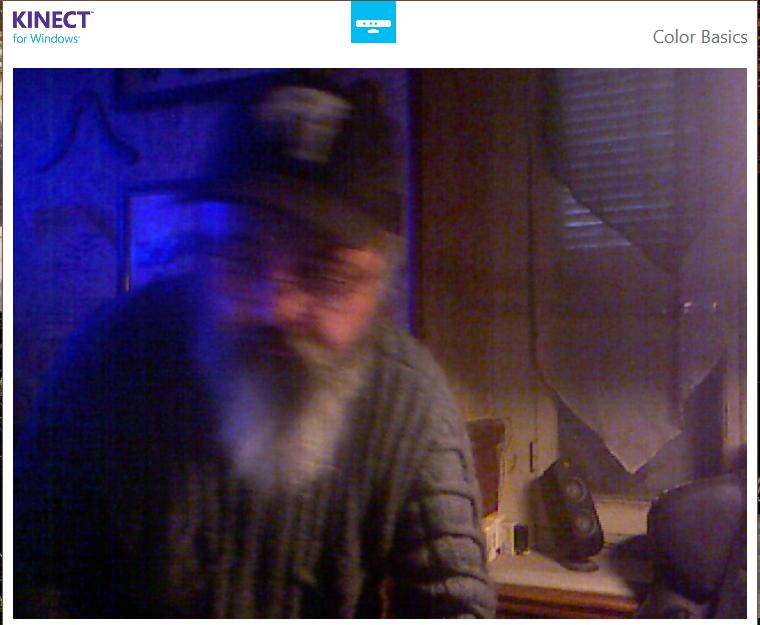
#> input picture archives/colorbasics_capture.jpg, 760 x 625 px
$ python -i kinect_headtracker.py   (imports and definitions only)
#> lines starting #> are read from the running program, lines starting #| are printed output that depends on the picture; after the words box and inside, x2 and y2 are one past the last pixel; in counts of white or black regions, pixels touching at a corner belong together
#> further down, picture is the input picture: shape (625, 760, 3); mean B, G, R 90.8, 68.4, 83.6
"""
kinect_headtracker.py - Head tracking par centroide de zone tete
Pas de detection de visage - suit le centre de masse de la zone haute gauche
"""
import ctypes, ctypes.wintypes, cv2, numpy as np, time
from PIL import ImageGrab

# [1 line that did not run here, left out]
SIGNAL_FILE = "C:\\\\Kinect\\\\head_signal.txt"
COOLDOWN    = 2.0
HIST_LEN    = 20

# [21 lines left out: functions find_colorbasics, get_bbox, write_signal, not called in this run]

def get_skin_centroid(frame):
    """Detecte la zone de peau et retourne le centroide Y"""
    hsv = cv2.cvtColor(frame, cv2.COLOR_BGR2HSV)
#> hsv: shape (625, 760, 3); mean H, S, V 94.7, 118.7, 103.3
    # Masque couleur peau (large pour couvrir eclairages varies)
    mask = cv2.inRange(hsv, np.array([0, 20, 50]), np.array([25, 180, 255]))
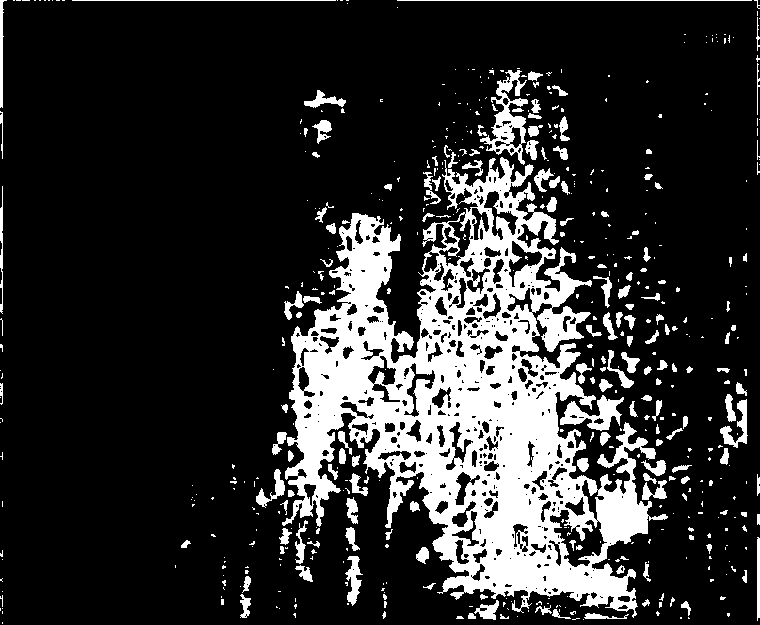
#> mask: shape (625, 760); 18.8% white; 533 white regions (370 under 20 px), largest, box (x1, y1, x2, y2) and area: (282, 157, 668, 618) 70464, (480, 70, 528, 165) 1590, (560, 395, 624, 431) 1022
    # Focus sur la moitie gauche + haut de l image (la ou est la tete)
    h, w = mask.shape
#> h = 625; w = 760
    roi  = mask[:int(h*0.75), :int(w*0.65)]
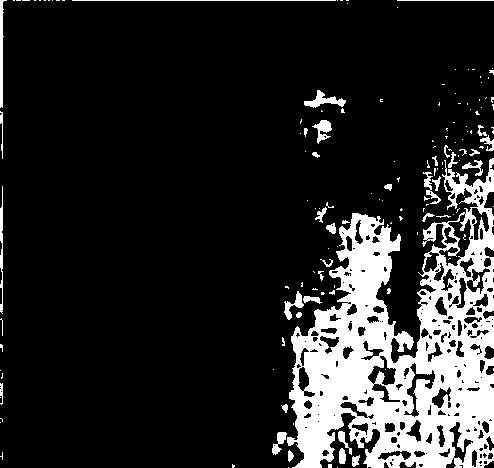
#> roi: shape (468, 494); 15.5% white; 149 white regions (112 under 20 px), largest, box (x1, y1, x2, y2) and area: (287, 158, 494, 468) 31802, (0, 0, 7, 108) 331, (304, 90, 346, 108) 305
    # Erosion pour enlever bruit
    kernel = np.ones((5,5), np.uint8)
    roi    = cv2.erode(roi, kernel, iterations=1)
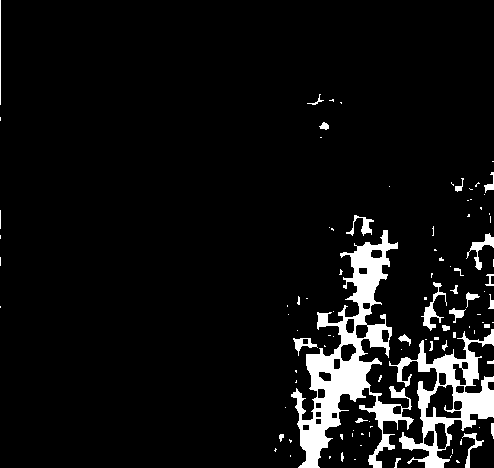
#> roi: shape (468, 494); 6.7% white; 100 white regions (71 under 20 px), largest, box (x1, y1, x2, y2) and area: (291, 230, 414, 468) 8457, (389, 329, 494, 468) 4382, (421, 282, 447, 331) 337
    roi    = cv2.dilate(roi, kernel, iterations=2)
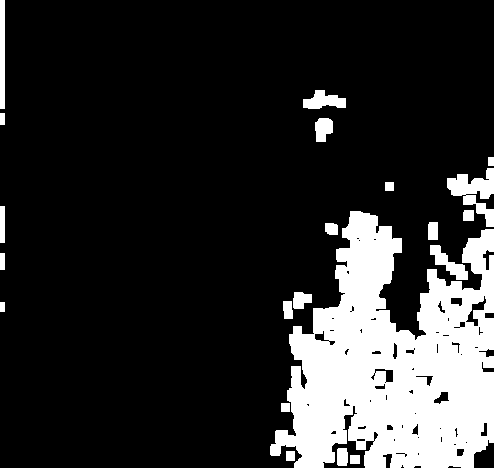
#> roi: shape (468, 494); 17.8% white; 21 white regions, largest, box (x1, y1, x2, y2) and area: (270, 211, 494, 468) 36067, (447, 168, 494, 227) 1267, (0, 0, 5, 109) 545
    M = cv2.moments(roi)
#> M = moments, m00 10477695, centre m10/m00, m01/m00 = (385.4, 344.4)
    if M["m00"] > 300:
        cy = M["m01"] / M["m00"]
#> cy = 344.4
        cx = M["m10"] / M["m00"]
#> cx = 385.4
        return cy, cx, M["m00"]
    return None, None, 0

# [74 lines left out: function run, not called in this run]

# [2 lines not run here, left out]

>>> import cv2
>>> picture = cv2.imread('colorbasics_capture.jpg')
>>> result = get_skin_centroid(picture)
#> result = (344.4, 385.4, 10477695)

$ run again, on archives/diag_detection.jpg
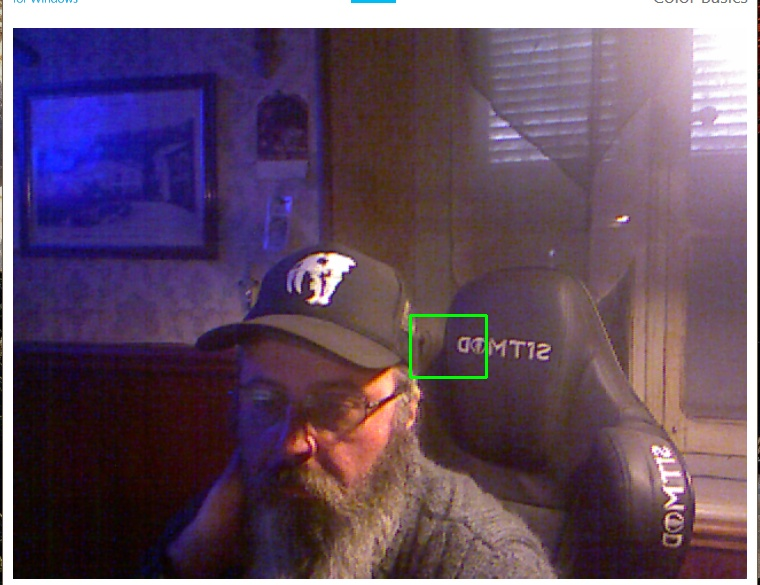
#> input picture archives/diag_detection.jpg, 760 x 585 px
#> picture is the input picture: shape (585, 760, 3); mean B, G, R 99.7, 78.5, 100.3
#> hsv: shape (585, 760, 3); mean H, S, V 103.5, 110.2, 116
#> in get_skin_centroid, `mask = cv2.inRange(hsv, np.array([0, 20, 50]), np.array([25, 180, 255]))`:
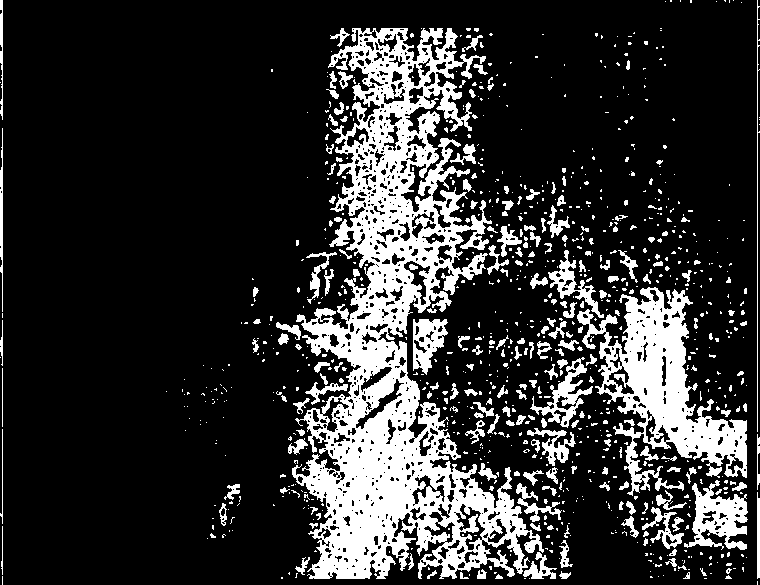
#> mask: shape (585, 760); 19.7% white; 948 white regions (738 under 20 px), largest, box (x1, y1, x2, y2) and area: (292, 28, 544, 579) 50461, (577, 287, 747, 496) 12846, (684, 480, 748, 550) 2231
#> in get_skin_centroid, `roi    = cv2.dilate(roi, kernel, iterations=2)`:
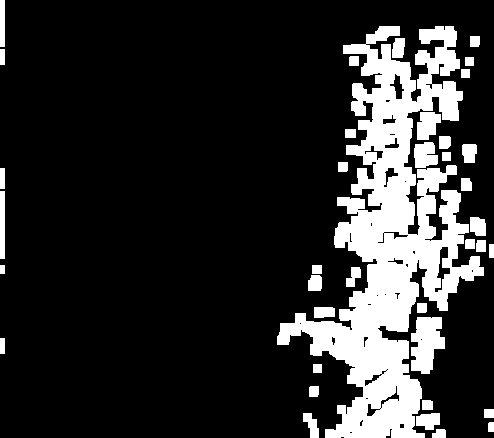
#> roi: shape (438, 494); 17.9% white; 38 white regions, largest, box (x1, y1, x2, y2) and area: (277, 26, 484, 438) 31676, (411, 317, 445, 374) 1382, (417, 112, 441, 140) 508
#> M = moments, m00 9901650, centre m10/m00, m01/m00 = (386.2, 240.4)
#> cy = 240.4
#> cx = 386.2
#> result = (240.4, 386.2, 9901650)
